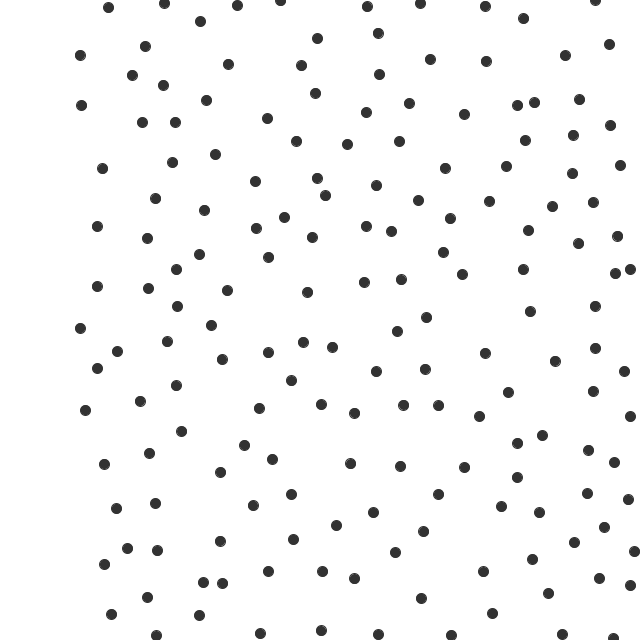
Frame 1 (no input)
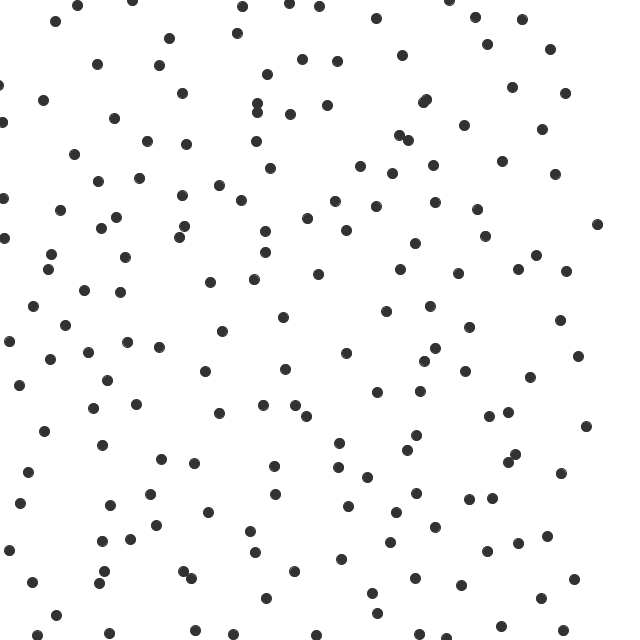
Frame 60 (the mouse pressed at the canvas centre just before this capture)
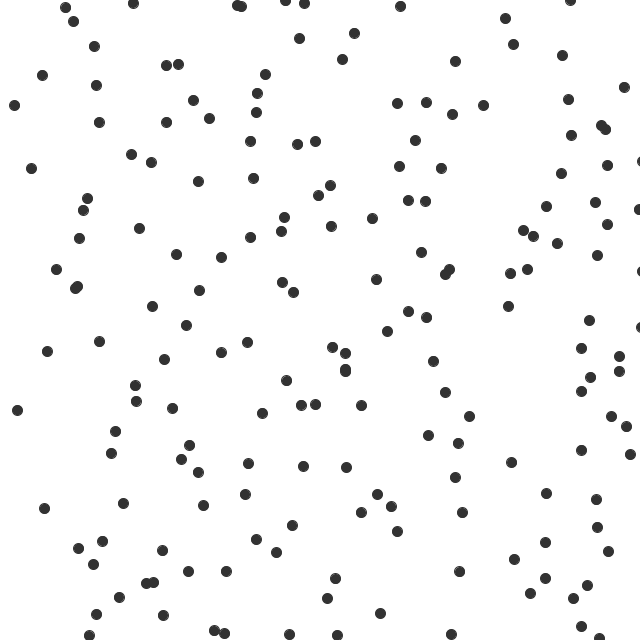
Frame 120 (the mouse held since frame 60 and released just before this capture)

The Processing sketch that drew these frames (run headless with seeded random() and noise(); from frame 60 on, the mouse is pressed at the canvas centre):

// Processing sketch: Entanglement
// ── Entanglement.pde
int totalParticles = 200;
int circleSize = 10;
int backgroundColor = 255;
int circleColor = 50;

float incrementStep = 0.005;
int minAmp = 70;
int maxAmp = 100;
int minPeriod = 100;
int maxPeriod = 200;
float minPhase = -3.14;
float maxPhase = 3.14;

int count = 0;
float sumAmplitude = 0.0;
float meanAmplitude = 0.0;
float sumPeriod = 0.0;
float meanPeriod = 0.0;
float sumPhase = 0.0;
float meanPhase = 0.0;

PVector[] activeCircles = new PVector[totalParticles];
PVector[] candidateCircles = new PVector[totalParticles];

Particle[] parray = new Particle[totalParticles];

//-----------------------------------------------------------------------------
void setup() {
  size(640,640);
  background(backgroundColor);
  fill(circleColor);
  stroke(circleColor);
  smooth(4);
  frameRate(60);
  
  evenDistributedRandomPoints();
  println("Made it here");

  for (int i = 0; i < parray.length; i++)  {
    PVector temp = activeCircles[i];
    
    float amplitude = random(minAmp,maxAmp);
    float period = random(minPeriod,maxPeriod);
    float phase = random(minPhase,maxPhase);
    float xpos = temp.x;
    float ypos = temp.y;
    parray[i] = new Particle(amplitude,period,phase,xpos,ypos);
  }
  
//Calculate averages for each parameter, to start modifying each particle towards
  for (int i = 0; i < parray.length; i++) {
    Particle p = parray[i];
    float[] temp = p.getValues();
    sumAmplitude = sumAmplitude + temp[0];
    sumPeriod = sumPeriod + temp[1];
    sumPhase = sumPhase + temp[2];
  }
  
  meanAmplitude = sumAmplitude * 1.0 / parray.length;
  meanPeriod = sumPeriod * 1.0 / parray.length;
  meanPhase = sumPhase * 1.0 / parray.length;
  
  print("meanAmplitude = ");
  println(meanAmplitude);
  print("meanPeriod = ");
  println(meanPeriod);
  print("meanPhase = ");
  println(meanPhase);
}

//-----------------------------------------------------------------------------
void draw() {
  background(backgroundColor);
  count++;
 
  for (int i = 0; i < parray.length; i++) {
    Particle p = parray[i];
    
    float[] temp = p.getValues();
    float currentAmplitude = temp[0];
    float currentPeriod = temp[1];
    float currentPhase = temp[2];
    
    float newAmplitude = currentAmplitude - ((currentAmplitude - meanAmplitude) * incrementStep);  
    float newPeriod = currentPeriod - ((currentPeriod - meanPeriod) * incrementStep);
    float newPhase = currentPhase - ((currentPhase - meanPhase) * incrementStep);
    
    //print("newAmplitude = ");
    //println(newAmplitude);
    //print("newPeriod = ");
    //println(newPeriod);
    //print("newPhase = ");
    //println(newPhase);
    
    p.modifyAmplitude(newAmplitude);
    p.modifyPeriod(newPeriod);   
    p.modifyPhase(newPhase);
    
    p.display();

  print("frameRate = ");
  println(frameRate);
  }
}

//-----------------------------------------------------------------------------
class Particle
{
  float amplitude;
  float period;
  float phase;
  float xpos;
  float ypos;
  float direction;
  
  Particle(float iamplitude, float iperiod, float iphase, float ixpos, float iypos)  {
    amplitude = iamplitude;
    period = iperiod;
    phase = iphase;
    xpos = ixpos;
    ypos = iypos;
  }
  
  void display()  {
    float x;
    x = xpos + amplitude * cos(TWO_PI * (frameCount + phase) / period);
    ellipse(x,ypos,circleSize,circleSize);
  }

  float[] getValues()  {
    float[] values = new float[3];
    values[0] = amplitude;
    values[1] = period;
    values[2] = phase;
    return values;
  }

  void modifyAmplitude(float newAmplitude)  {
    amplitude = newAmplitude;
  }
  void modifyPeriod(float newPeriod)  {
    period = newPeriod;
  }
  void modifyPhase(float newPhase)  {
    phase = newPhase;
  }
}

//-----------------------------------------------------------------------------
// from random circles with mitchells best candidate algorithm for seeding dots
void evenDistributedRandomPoints ()  {

  int counter = 0; 
  
  while (counter < totalParticles)  {
    
    if (counter == 0)  {
      activeCircles[counter] = new PVector(random(0,width),random(0,height));  
      float[] f = activeCircles[counter].array();
      counter++;
    }
    
    if ((counter != 0) && (counter < totalParticles))  {
      //Generate new random coords arrays
      for (int i = 0; i < totalParticles; i++)  {
        candidateCircles[i] = new PVector(random(0,width),random(0,height));
      }
      //For each of the new candidate points, test it's distance from each existing point
      float maxDist = 0;
      int maxDistIndex = 9999;
      
      for (int i = 0; i < totalParticles; i++)  {    
        float minDist = 9999;
        int minDistIndex = 9999;
        
        for (int j = 0; j < counter; j++)  {      
          PVector v1 = candidateCircles[i];      
          PVector v2 = activeCircles[j];
          
          float dist = PVector.dist(v1,v2);
          
          if (dist < minDist)  {
            minDist = dist;
            minDistIndex = j;
          }
        }
        
        if (minDist >= maxDist)  {
          maxDist = minDist;
          maxDistIndex = i;  
        }
      }
      
      PVector keeper = candidateCircles[maxDistIndex];
      activeCircles[counter] = keeper;
      float[] f = activeCircles[counter].array();
      counter++;
    }
  }  
}
